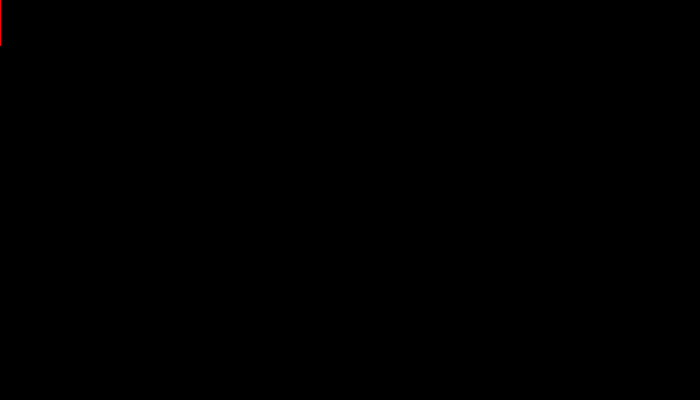
Frame 1 (no input)
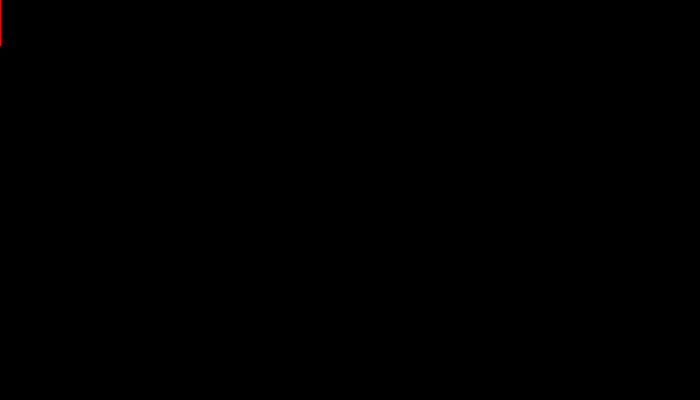
Frame 60 (the mouse pressed at the canvas centre just before this capture)
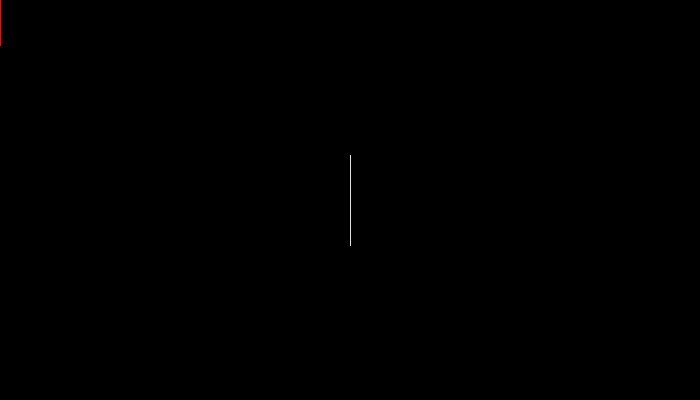
Frame 120 (the mouse held since frame 60 and released just before this capture)

The Processing sketch that drew these frames (run headless with seeded random() and noise(); from frame 60 on, the mouse is pressed at the canvas centre):

// Processing sketch: processing_109590
// ── processing_109590.pde

void setup() {
  size(700,400 );//set the size first

  background(0);//and also the background color
 }

void draw() {//you can move your mouse to draw a vertical line on the screen
  int a;//the key factor determine the color of the stroke
  a=100;
if(mousePressed){
    a=a*-1;
}else{
}

  if(a<0){
    stroke(225);
  }else{
    stroke(#FF0307);//when pressed the mouse,a will be smaller than 0,so the stroke will be white,else it will be red
  }
  
  line(mouseX, mouseY-45, mouseX, mouseY+45); 
}


void mouseClicked(){
  background(0);//click the mouse the paint will be cleaned
}
